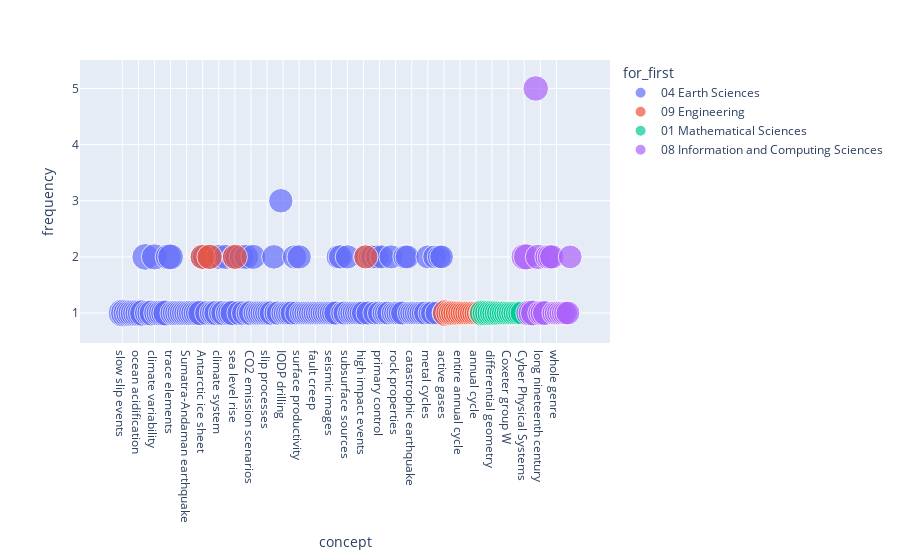

Write notebook code for a chart like this one.
### Markdown cell above
## 5. Segmenting results using the fields of research categories

We can modify slightly the code in section 2 above so that the FOR categories are taken into consideration too.

### Code cell
FREQ_MIN = 1 #@param {type: "slider", min: 1, max: 10, step:1}
FREQ_MAX = 100 #@param {type: "slider", min: 10, max: 100, step:10}

SCORE_MIN = 0.6  #@param {type: "slider", min: 0, max: 1, step:0.1}
#@markdown ---
#@markdown Select how many concepts to include in the visualization 
MAX_CONCEPTS = 200 #@param {type: "slider", min: 20, max: 1000, step:10}

if FREQ_MAX == 100:
  FREQ_MAX = 100000000
print(f"""You selected:\n->{MAX_CONCEPTS}\n->{FREQ_MIN}-{FREQ_MAX}\n->{SCORE_MIN}""") 

filtered_concepts = concepts_unique_in_for.query(f"""frequency >= {FREQ_MIN} & frequency <= {FREQ_MAX} & score_avg >= {SCORE_MIN} """)\
                    .sort_values(["score_avg", "frequency"], ascending=False)[:MAX_CONCEPTS]

px.scatter(filtered_concepts, 
           x="concept", 
           y="frequency", 
           height=600,
           color="for_first", 
           size="score_avg")

### Figure 1 — Plotly figure (JSON) as saved in the notebook; plotly's stock layout.template omitted (floating-point values rounded to 4 significant figures; data arrays with more than 128 entries replaced by an {"elided": "..."} marker saying what was removed)
{"data": [{"hovertemplate": "for_first=04 Earth Sciences<br>concept=%{x}<br>frequency=%{y}<br>score_avg=%{marker.size}<extra></extra>", "legendgroup": "04 Earth Sciences", "marker": {"color": "#636efa", "size": {"elided": "141 float values"}, "sizemode": "area", "sizeref": 0.002337, "symbol": "circle"}, "mode": "markers", "name": "04 Earth Sciences", "orientation": "v", "showlegend": true, "type": "scatter", "x": {"elided": "141 str values"}, "xaxis": "x", "y": {"elided": "141 int values"}, "yaxis": "y"}, {"hovertemplate": "for_first=09 Engineering<br>concept=%{x}<br>frequency=%{y}<br>score_avg=%{marker.size}<extra></extra>", "legendgroup": "09 Engineering", "marker": {"color": "#EF553B", "size": [0.8899, 0.7528, 0.7494, 0.7487, 0.7447, 0.7443, 0.7409, 0.7292, 0.7141, 0.6979, 0.697, 0.6914, 0.6893, 0.6865, 0.6846, 0.6801, 0.6758, 0.673, 0.6722, 0.67], "sizemode": "area", "sizeref": 0.002337, "symbol": "circle"}, "mode": "markers", "name": "09 Engineering", "orientation": "v", "showlegend": true, "type": "scatter", "x": ["West Antarctic Ice Sheet", "surface energy balance measurements", "Antarctic ice sheet", "ice sheet", "warm air advection", "climate model performance", "sea level rise", "energy balance components", "cloud microphysical data", "entire annual cycle", "energy balance measurements", "West Antarctica", "air advection", "level rise", "balance components", "cloud microphysics", "air masses", "annual cycle", "microphysical data", "field campaign"], "xaxis": "x", "y": [1, 1, 2, 2, 1, 1, 2, 1, 1, 1, 1, 1, 1, 2, 1, 1, 1, 1, 1, 1], "yaxis": "y"}, {"hovertemplate": "for_first=01 Mathematical Sciences<br>concept=%{x}<br>frequency=%{y}<br>score_avg=%{marker.size}<extra></extra>", "legendgroup": "01 Mathematical Sciences", "marker": {"color": "#00cc96", "size": [0.856, 0.8008, 0.7855, 0.7689, 0.7518, 0.7499, 0.7388, 0.7331, 0.7102, 0.7022, 0.6973, 0.6893, 0.6775, 0.6774, 0.676, 0.6692, 0.6659, 0.6648], "sizemode": "area", "sizeref": 0.002337, "symbol": "circle"}, "mode": "markers", "name": "01 Mathematical Sciences", "orientation": "v", "showlegend": true, "type": "scatter", "x": ["complex reflection groups", "Orlik–Solomon algebra", "reflection groups", "symmetric group", "differential geometry", "hyperplane arrangements", "microlocal analysis", "Coxeter groups", "recent joint work", "finite Coxeter groups", "general Coxeter groups", "Coxeter group W", "reflection arrangement", "module of derivations", "algebraic geometry", "complex hyperplane arrangement", "representation theory", "sum of representations"], "xaxis": "x", "y": [1, 1, 1, 1, 1, 1, 1, 1, 1, 1, 1, 1, 1, 1, 1, 1, 1, 1], "yaxis": "y"}, {"hovertemplate": "for_first=08 Information and Computing Sciences<br>concept=%{x}<br>frequency=%{y}<br>score_avg=%{marker.size}<extra></extra>", "legendgroup": "08 Information and Computing Sciences", "marker": {"color": "#ab63fa", "size": [0.8278, 0.8098, 0.8031, 0.8026, 0.7867, 0.7658, 0.756, 0.7457, 0.7441, 0.7269, 0.7227, 0.7115, 0.7011, 0.6958, 0.6931, 0.6874, 0.6724, 0.67, 0.6688, 0.6682, 0.662], "sizemode": "area", "sizeref": 0.002337, "symbol": "circle"}, "mode": "markers", "name": "08 Information and Computing Sciences", "orientation": "v", "showlegend": true, "type": "scatter", "x": ["Cyber Physical Systems", "high end computing", "verbal text", "book illustrations", "nineteenth century", "information technology research", "big data", "long nineteenth century", "crowd-sourcing methods", "meaning of art", "High Confidence Software", "human computer interaction", "health information technology research", "visual culture", "whole genre", "bibliographical details", "text", "illustrative material", "British Library", "general history", "software design"], "xaxis": "x", "y": [2, 2, 1, 1, 1, 5, 2, 1, 1, 1, 2, 2, 2, 1, 1, 1, 1, 1, 1, 1, 2], "yaxis": "y"}], "layout": {"autosize": true, "legend": {"itemsizing": "constant", "title": {"text": "for_first"}, "tracegroupgap": 0}, "margin": {"t": 60}, "xaxis": {"anchor": "y", "autorange": true, "domain": [0, 1], "range": [-17.82, 211.8], "title": {"text": "concept"}, "type": "category"}, "yaxis": {"anchor": "x", "autorange": true, "domain": [0, 1], "range": [0.4873, 5.488], "title": {"text": "frequency"}, "type": "linear"}}}
